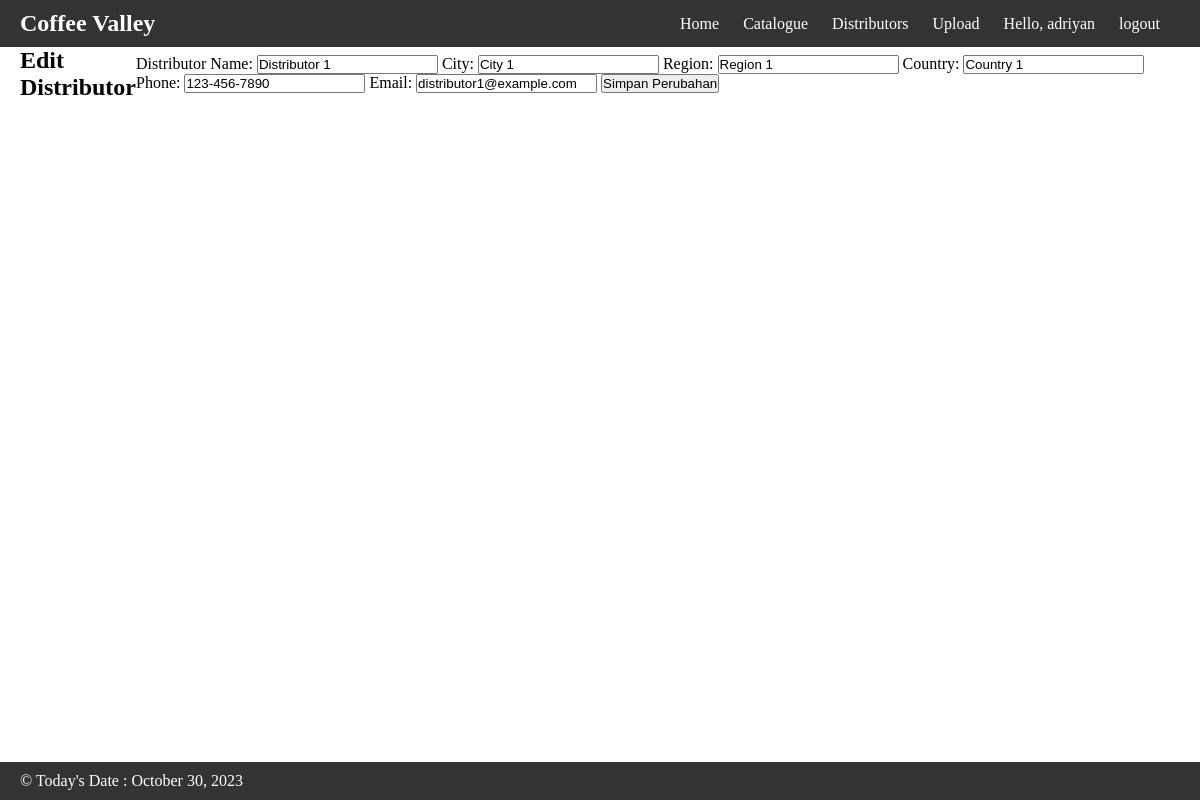
The page /edit_distributor.php?id=1 (signed in) on the database its author committed.
### tables this page shows
CREATE TABLE `users` (
  `id` int(11) NOT NULL,
  `username` varchar(50) NOT NULL,
  `password` varchar(255) NOT NULL,
  `created_at` timestamp NOT NULL DEFAULT current_timestamp()
);

CREATE TABLE `distributor` (
  `id` int(11) NOT NULL,
  `distributor_name` varchar(255) NOT NULL,
  `city` varchar(255) NOT NULL,
  `region` varchar(255) NOT NULL,
  `country` varchar(255) NOT NULL,
  `phone` varchar(20) NOT NULL,
  `email` varchar(255) NOT NULL
);

### edit_distributor.php (the view, shortened to what this page needs)
<?php
include 'config.php';
if (isset($_GET['id'])) {
    $distributor_id = $_GET['id'];
    $query = "SELECT * FROM distributor WHERE id = $distributor_id";
    $result = $koneksi->query($query);
    if ($result->num_rows == 1) {
        $row = $result->fetch_assoc();
        $distributor_name = $row['distributor_name'];
        $city = $row['city'];
        $region = $row['region'];
        $country = $row['country'];
        $phone = $row['phone'];
        $email = $row['email'];
    } else {
        echo "Distributor tidak ditemukan.";
        exit();
    }
} else {
    echo "ID distributor tidak diberikan.";
    exit();
}
?>
<?php include 'partial/header.php'; ?>
<div class="container">
    <h2>Edit Distributor</h2>
    <form method="post">
        <label for="new_distributor_name">Distributor Name:</label>
        <input type="text" name="new_distributor_name" value="<?php echo $distributor_name; ?>" required>
        <label for="new_city">City:</label>
        <input type="text" name="new_city" value="<?php echo $city; ?>" required>
        <label for="new_region">Region:</label>
        <input type="text" name="new_region" value="<?php echo $region; ?>" required>
        <label for="new_country">Country:</label>
        <input type="text" name="new_country" value="<?php echo $country; ?>" required>
        <label for="new_phone">Phone:</label>
        <input type="text" name="new_phone" value="<?php echo $phone; ?>" required>
        <label for="new_email">Email:</label>
        <input type="email" name="new_email" value="<?php echo $email; ?>" required>
        <button type="submit">Simpan Perubahan</button>
    </form>
</div>
<?php include 'partial/footer.php'; ?>

### partial/header.php (shortened to what this page needs)
<?php
include 'config.php';
$user_id = $_SESSION['user_id'];
$query = "SELECT username FROM users WHERE id = ?";
$stmt = $koneksi->prepare($query);
$stmt->bind_param('i', $user_id);
$stmt->execute();
$stmt->bind_result($username);
?>
<!DOCTYPE html>
<html lang="en">
<head>
    <link rel="stylesheet" href="asset/style.css">
</head>
<body>
    <header>
        <nav>
            <div class="container">
                <h1>Coffee Valley</h1>
                <ul>
                    <li><a href="home.php">Home</a></li>
                    <li><a href="catalogue.php">Catalogue</a></li>
                    <li><a href="Distributors.php">Distributors</a></li>
                    <li><a href="upload.php">Upload</a></li>
                    <li>
                        <?php echo 'Hello, ' . $username; ?>
                    </li>
                    <li>
                        <a href="auth/logout.php">logout</a>
                    </li>
                </ul>
            </div>
        </nav>
    </header>

### asset/style.css (style rules this page uses)
* { margin: 0; padding: 0; box-sizing: border-box; }
header { background-color: #333; color: #fff; padding: 10px 0; }
.container { max-width: 1200px; margin: 0 auto; padding: 0 20px; display: flex; justify-content: space-between; align-items: center; }
h1 { font-size: 24px; }
nav ul { list-style: none; }
nav ul li { display: inline; margin-right: 20px; }
nav ul li a { text-decoration: none; color: #fff; }

### rows shown on the page
users: username "adriyan"
distributor: new_distributor_name "Distributor 1", new_city "City 1", new_region "Region 1", new_country "Country 1", new_phone "123-456-7890", new_email "distributor1@example.com"
